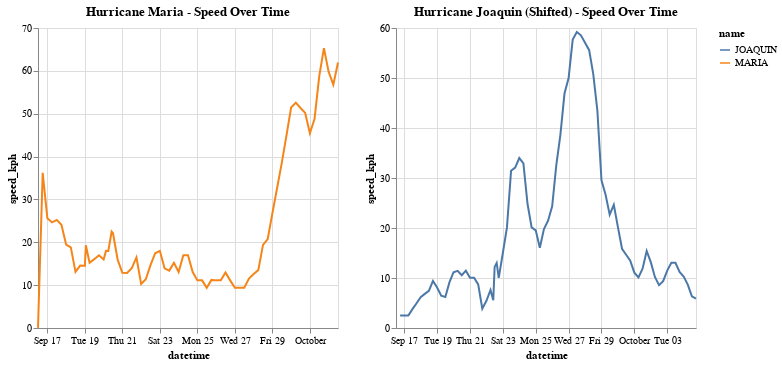

The notebook cell saved with this chart:
### Code cell
# visualize both dataframes
vis_maria = alt.Chart(df_maria).mark_line().encode(
    x='datetime:T',
    y='speed_kph:Q',
    color='name:N'
).properties(
    title='Hurricane Maria - Speed Over Time'
)

vis_maria | vis_joaquin_new
